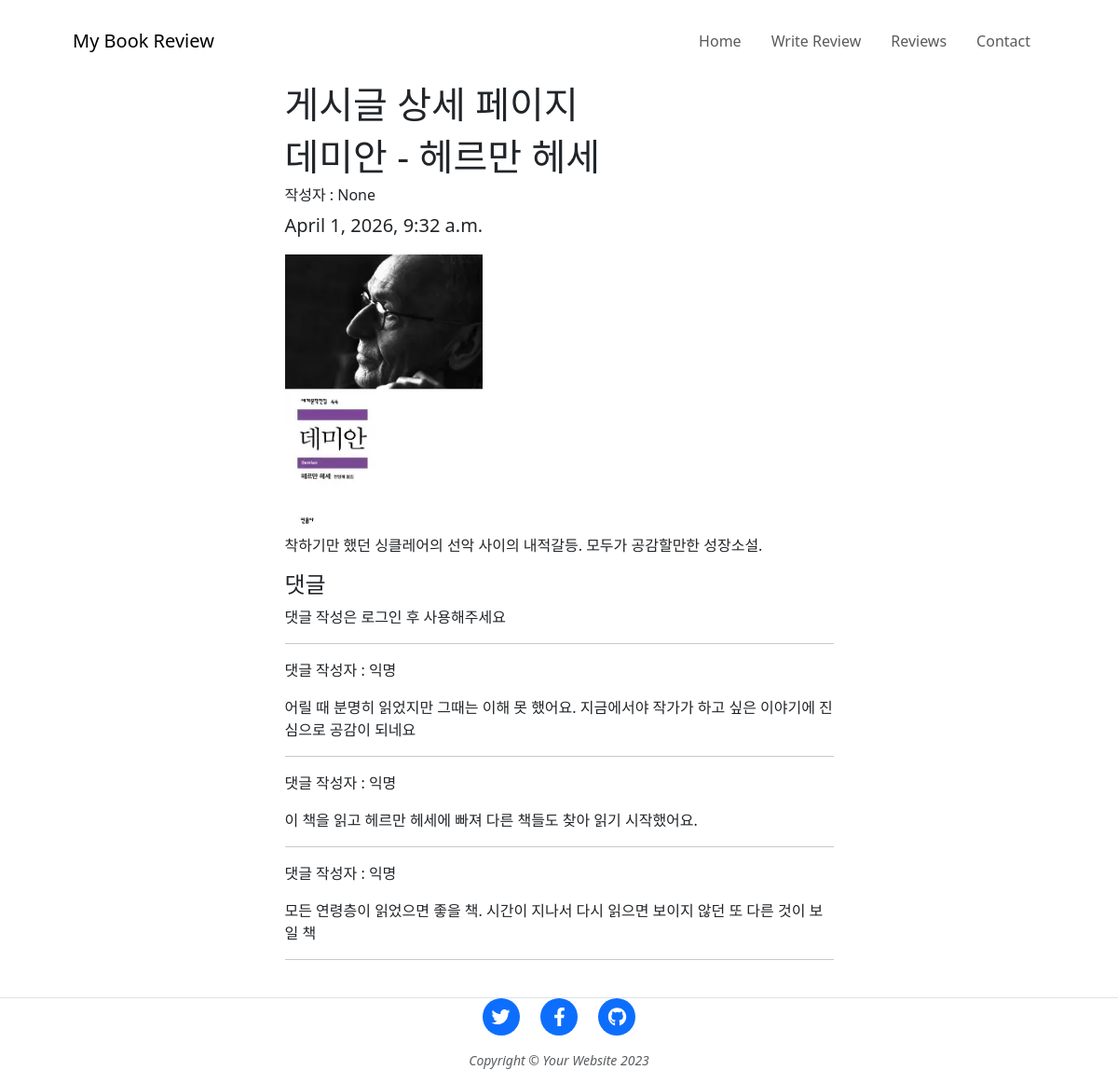
Before: /comments/comment_detail/21/ with the older database file.
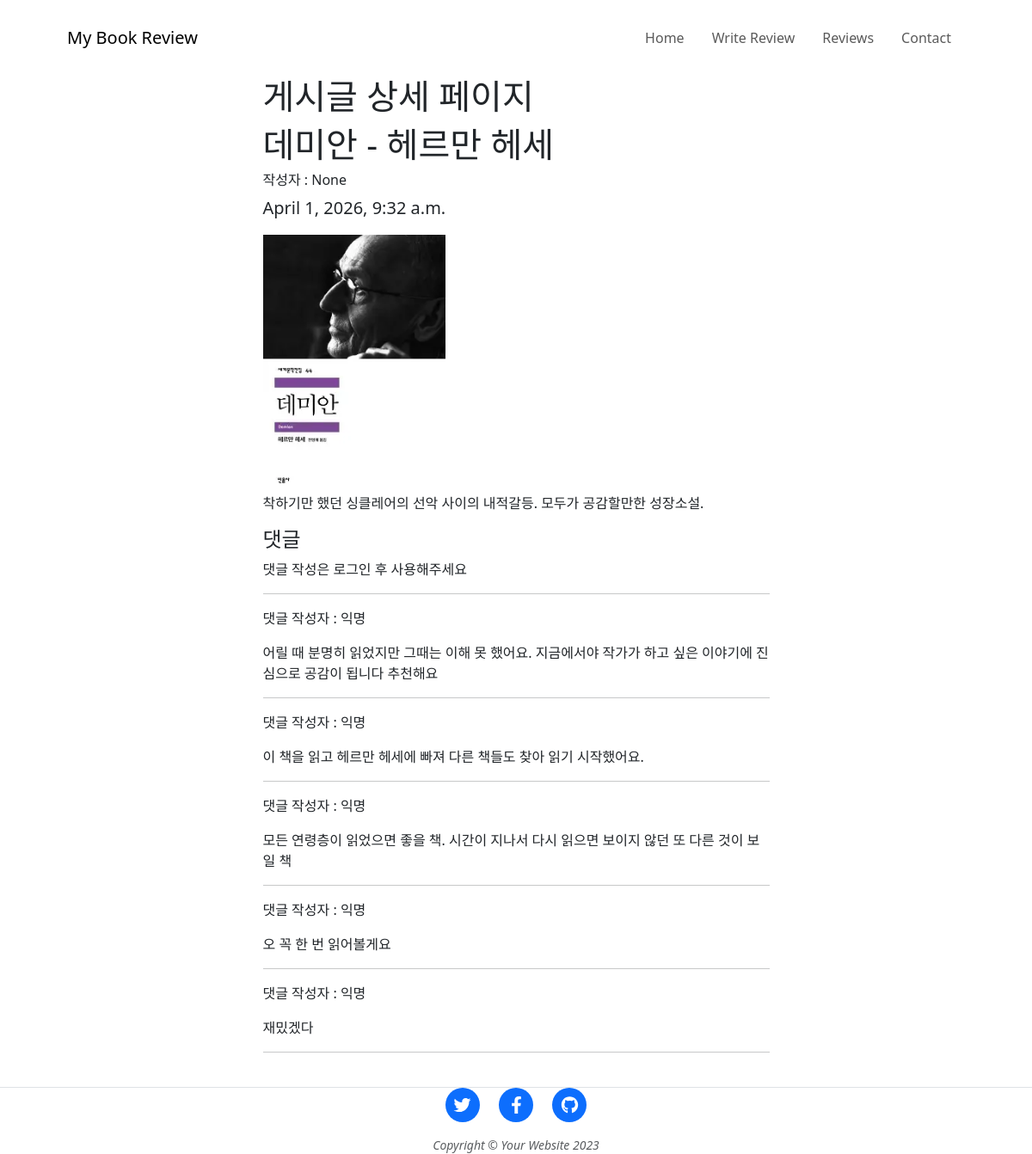
After: the same page with the newer database file.
### blog/models.py (models this page shows, shortened)
class Post(models.Model):
    title = models.CharField(verbose_name="제목", max_length=128)
    body = models.TextField(verbose_name="내용", default="")
    created_at = models.DateTimeField(verbose_name="작성일", auto_now_add=True)
    photo = models.ImageField(verbose_name="이미지",
							  blank=True, null=True, upload_to='blog_photo')
    author = models.ForeignKey(User, on_delete=models.CASCADE, null=True)

class Reply(models.Model):
    content = models.CharField(max_length=200)
    date = models.DateTimeField(auto_now_add=True)
    post = models.ForeignKey(Post, on_delete=models.CASCADE,
								  related_name='replies')
    author = models.ForeignKey(User, on_delete=models.CASCADE, null=True)

### comments/views.py (the view)
# urls.py: path("comment_detail/<int:post_id>/", views.comment_detail, name="comment_detail"),
def comment_detail(request, post_id):
    post = get_object_or_404(Post,id=post_id)
    reply_form = ReplyForm()
    context = {
        'post': post,
        'reply_form': reply_form,
        'replies': post.replies.all()
    }
    return render(request, 'comment_detail.html', context)

### comments/templates/comment_detail.html (shortened to what this page needs)
{% load static %}
<!DOCTYPE html>
<html lang="en">
  <head>
    <link href="https://cdn.jsdelivr.net/npm/bootstrap@5.3.3/dist/css/bootstrap.min.css" rel="stylesheet">
  </head>
  <body>
    <nav class="navbar navbar-expand-lg navbar-light" id="mainNav">
      <div class="container px-4 px-lg-5">
        <a class="navbar-brand" href="">My Book Review</a>
        <div class="collapse navbar-collapse" id="navbarResponsive">
          <ul class="navbar-nav ms-auto py-4 py-lg-0">
            <li class="nav-item">
              <a class="nav-link px-lg-3 py-3 py-lg-4" href="{%url 'home' %}"
                >Home</a
              >
            </li>
            <li class="nav-item">
              <a class="nav-link px-lg-3 py-3 py-lg-4" href="{% url 'form_create' %}"
                >Write Review</a
              >
            </li>
            <li class="nav-item">
              <a
                class="nav-link px-lg-3 py-3 py-lg-4"
                href="{%url 'comment_list' %}"
                >Reviews</a
              >
            </li>
            <li class="nav-item">
              <a class="nav-link px-lg-3 py-3 py-lg-4" href="contact.html"
                >Contact</a
              >
            </li>
          </ul>
        </div>
      </div>
    </nav>
    <header class="masthead">
      <div class="container position-relative px-4 px-lg-5">
        <div class="row gx-4 gx-lg-5 justify-content-center">
          <div class="col-md-10 col-lg-8 col-xl-7">
            <div class="post-heading">
              <h1>게시글 상세 페이지</h1>
            </div>
          </div>
        </div>
      </div>
    </header>
    <article class="mb-4">
      <div class="container px-4 px-lg-5">
        <div class="row gx-4 gx-lg-5 justify-content-center">
          <div class="col-md-10 col-lg-8 col-xl-7">
            <h1 class="section-heading">{{post.title}}</h1>
            <h6>작성자 : {{post.author}}</h6>
            <blockquote class="blockquote">{{post.created_at}}</blockquote>
            {% if post.photo %}
            <img src="{{ post.photo.url }}" alt="" height="300">
            {% endif %}
            <p>{{post.body}}</p>
            <h4>댓글</h4>
            {%if user.is_authenticated %}
            <form method="POST" action="{% url 'create_reply' post.id %}">
                {% csrf_token %}
                    {{ reply_form.as_table }}
                <input type="submit" value="댓글 작성" />
            </form>
            {%else %}
            <h>댓글 작성은 로그인 후 사용해주세요</h>
            {% endif %}
        <hr>
        <div>
        {% for reply in post.replies.all %}
            <p> 댓글 작성자 : {{ reply.author|default:"익명" }}</p>
            <p>{{ reply.content }}</p>
            <hr>
        {% empty %}
            <p>아직 작성된 댓글이 없습니다.</p>
        {% endfor %}
    </div>
          </div>
        </div>
      </div>
    </article>
    <footer class="border-top">
      <div class="container px-4 px-lg-5">
        <div class="row gx-4 gx-lg-5 justify-content-center">
          <div class="col-md-10 col-lg-8 col-xl-7">
            <ul class="list-inline text-center">
              <li class="list-inline-item">
                <a href="#!">
                  <span class="fa-stack fa-lg">
                    <i class="fas fa-circle fa-stack-2x"></i>
                    <i class="fab fa-twitter fa-stack-1x fa-inverse"></i>
                  </span>
                </a>
              </li>
              <li class="list-inline-item">
                <a href="#!">
                  <span class="fa-stack fa-lg">
                    <i class="fas fa-circle fa-stack-2x"></i>
                    <i class="fab fa-facebook-f fa-stack-1x fa-inverse"></i>
                  </span>
                </a>
              </li>
              <li class="list-inline-item">
                <a href="#!">
                  <span class="fa-stack fa-lg">
                    <i class="fas fa-circle fa-stack-2x"></i>
                    <i class="fab fa-github fa-stack-1x fa-inverse"></i>
                  </span>
                </a>
              </li>
            </ul>
            <div class="small text-center text-muted fst-italic">
              Copyright &copy; Your Website 2023
            </div>
          </div>
        </div>
      </div>
    </footer>
  </body>
</html>

Changed rows visible on the page:
changed Reply: content "어릴 때 분명히 읽었지만 그때는 이해 못 했어요. 지금에서야 작가가 하고 싶은 이야기에 진심으로 공감이 되네요" → "어릴 때 분명히 읽었지만 그때는 이해 못 했어요. 지금에서야 작가가 하고 싶은 이야기에 진심으로 공감이 됩니다 추천해요"
added Reply: author "익명", content "오 꼭 한 번 읽어볼게요"
added Reply: author "익명", content "재밌겠다"
